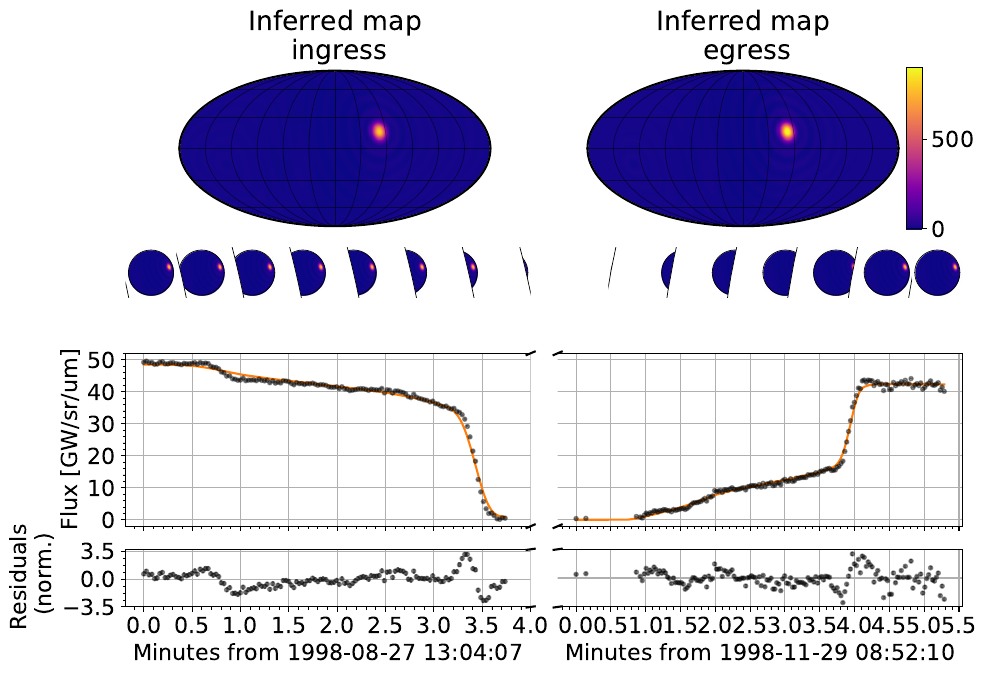

The script that saved this image:
import numpy as np
from matplotlib import pyplot as plt
import tifffile

import theano
import theano.tensor as tt
import pymc3 as pm
import starry
import exoplanet as xo
from astropy import units as u
from astropy.table import Table
from astropy.timeseries import TimeSeries

from matplotlib import colors
import matplotlib.gridspec as gridspec
from matplotlib.ticker import FormatStrFormatter, AutoMinorLocator

from volcano.utils import *

np.random.seed(42)
starry.config.lazy = True


# Load light curves
lc_in_n = np.load("irtf_ingress.npy")
lc_eg_n = np.load("irtf_egress.npy")

lc_in = TimeSeries(
    time=Time(lc_in_n[:, 0], format="mjd"),
    data=Table(
        lc_in_n[:, 1:] * u.GW / u.um / u.sr, names=["flux", "flux_err"]
    ),
)
lc_eg = TimeSeries(
    time=Time(lc_eg_n[:, 0], format="mjd"),
    data=Table(
        lc_eg_n[:, 1:] * u.GW / u.um / u.sr, names=["flux", "flux_err"]
    ),
)


# Compute ephemeris
eph_list_io = []
eph_list_jup = []

for lc in (lc_in, lc_eg):
    times = lc.time

    eph_io = get_body_ephemeris(
        times, body_id="501", step="1m", return_orientation=True
    )
    eph_jup = get_body_ephemeris(
        times, body_id="599", step="1m", return_orientation=True
    )

    eph_list_io.append(eph_io)
    eph_list_jup.append(eph_jup)

eph_io_in = eph_list_io[0]
eph_jup_in = eph_list_jup[0]
eph_io_eg = eph_list_io[1]
eph_jup_eg = eph_list_jup[1]

t_in = (lc_in.time.mjd - lc_in.time.mjd[0]) * 24 * 60
t_eg = (lc_eg.time.mjd - lc_eg.time.mjd[0]) * 24 * 60

f_obs_in = lc_in["flux"].value
f_err_in = lc_in["flux_err"].value
f_obs_eg = lc_eg["flux"].value
f_err_eg = lc_eg["flux_err"].value

f_obs = np.concatenate([f_obs_in, f_obs_eg])
f_err = np.concatenate([f_err_in, f_err_eg])


def get_pos_rot(eph_io, eph_jup, method=""):
    """
    Get sky position of Io relative to Jupiter rotated such that the
    obliquity of Jupiter is zero.
    """
    # Get occultor position
    obl = eph_io["obl"]
    inc = np.mean(eph_jup["inc"])
    theta = np.array(eph_io["theta"])

    xo_unrot, yo_unrot, zo, ro = get_occultor_position_and_radius(
        eph_io, eph_jup, occultor_is_jupiter=True, method=method
    )

    # Rotate to coordinate system where the obliquity of Io is 0
    theta_rot = -obl.to(u.rad)
    xo_rot, yo_rot = rotate_vectors(xo_unrot, yo_unrot, theta_rot)

    return xo_rot, yo_rot, ro


xo_in, yo_in, ro_in = get_pos_rot(eph_io_in, eph_jup_in)
xo_eg, yo_eg, ro_eg = get_pos_rot(eph_io_eg, eph_jup_eg)

# Phase
theta_in = eph_io_in["theta"].value
theta_eg = eph_io_eg["theta"].value


# Fit single map model with different map amplitudes for ingress and egress
ydeg_inf = 25
map = starry.Map(ydeg_inf)
lat, lon, Y2P, P2Y, Dx, Dy = map.get_pixel_transforms(oversample=4)
npix = Y2P.shape[0]

# Evalute MAP model on denser grid
xo_dense_in = np.linspace(xo_in[0], xo_in[-1], 200)
yo_dense_in = np.linspace(yo_in[0], yo_in[-1], 200)
theta_dense_in = np.linspace(theta_in[0], theta_in[-1], 200)

xo_dense_eg = np.linspace(xo_eg[0], xo_eg[-1], 200)
yo_dense_eg = np.linspace(yo_eg[0], yo_eg[-1], 200)
theta_dense_eg = np.linspace(theta_eg[0], theta_eg[-1], 200)

t_dense_in = np.linspace(t_in[0], t_in[-1], 200)
t_dense_eg = np.linspace(t_eg[0], t_eg[-1], 200)


def get_S(ydeg, sigma=0.1):
    l = np.concatenate([np.repeat(l, 2 * l + 1) for l in range(ydeg + 1)])
    s = np.exp(-0.5 * l * (l + 1) * sigma ** 2)
    S = np.diag(s)
    return S


with pm.Model() as model:
    map = starry.Map(ydeg_inf)

    p = pm.Exponential(
        "p", 1 / 20.0, shape=(npix,), testval=0.1 * np.random.rand(npix)
    )
    x = tt.dot(P2Y, p)

    # Run the smoothing filter
    S = get_S(ydeg_inf, 0.07)
    x_s = tt.dot(S, x[:, None]).flatten()

    map.amp = x_s[0]
    map[1:, :] = x_s[1:] / x_s[0]

    pm.Deterministic("map_in_amp", map.amp)
    pm.Deterministic("map_in_y1", map[1:, :])

    # Flux offset
    ln_flux_offset = pm.Normal(
        "ln_flux_offset", 0.0, 4, shape=(2,), testval=-2 * np.ones(2)
    )

    # Compute flux
    flux_in = map.flux(
        xo=theano.shared(xo_in),
        yo=theano.shared(yo_in),
        ro=ro_in,
        theta=theano.shared(theta_in),
    ) + tt.exp(ln_flux_offset[0])

    # Dense grid
    pm.Deterministic(
        "flux_dense_in",
        map.flux(
            xo=theano.shared(xo_dense_in),
            yo=theano.shared(yo_dense_in),
            ro=ro_in,
            theta=theano.shared(theta_dense_in),
        )
        + tt.exp(ln_flux_offset[0]),
    )

    # Same coefficients for the second map except rescale amplitude
    amp_eg = pm.Normal("amp_eg", 1.0, 0.1, testval=1.0)
    map.amp *= amp_eg

    pm.Deterministic("map_eg_amp", map.amp)
    pm.Deterministic("map_eg_y1", map[1:, :])

    flux_eg = map.flux(
        xo=theano.shared(xo_eg),
        yo=theano.shared(yo_eg),
        ro=ro_eg,
        theta=theano.shared(theta_eg),
    ) + tt.exp(ln_flux_offset[1])

    # Dense grid
    pm.Deterministic(
        "flux_dense_eg",
        map.flux(
            xo=theano.shared(xo_dense_eg),
            yo=theano.shared(yo_dense_eg),
            ro=ro_eg,
            theta=theano.shared(theta_dense_eg),
        )
        + tt.exp(ln_flux_offset[1]),
    )

    pm.Deterministic("flux_pred_in", flux_in)
    pm.Deterministic("flux_pred_eg", flux_eg)
    flux = tt.concatenate([flux_in, flux_eg])

    sig = pm.Normal("sig", f_err[0], 0.05 * f_err[0], testval=f_err[0])
    pm.Normal("obs", mu=flux, sd=sig * tt.ones(len(f_obs)), observed=f_obs)

with model:
    soln = xo.optimize(options=dict(maxiter=99999))

# Compute residuals
res_in = lc_in["flux"].value - soln["flux_pred_in"]
res_in = res_in / np.std(res_in)

res_eg = lc_eg["flux"].value - soln["flux_pred_eg"]
res_eg = res_eg / np.std(res_eg)

# Initialize maps
map = starry.Map(ydeg_inf)
map.amp = soln["map_in_amp"]
map[1:, :] = soln["map_in_y1"]

map_eg = starry.Map(ydeg_inf)
map_eg.amp = soln["map_eg_amp"]
map_eg[1:, :] = soln["map_eg_y1"]

# Set up the plot
resol = 300
nim = 8
cmap_norm = colors.Normalize(vmin=-0.5, vmax=900)

fig = plt.figure(figsize=(9, 7))
fig.subplots_adjust(wspace=0.0)

heights = [2, 3, 1]
gs0 = fig.add_gridspec(
    nrows=1, ncols=2 * nim, bottom=0.65, left=0.05, right=0.98,
)
gs1 = fig.add_gridspec(
    nrows=3, ncols=nim, height_ratios=heights, top=0.67, left=0.05, right=0.50
)
gs2 = fig.add_gridspec(
    nrows=3, ncols=nim, height_ratios=heights, top=0.67, left=0.53, right=0.98
)

# Maps
ax_map_in = fig.add_subplot(gs0[0, :nim])
ax_map_eg = fig.add_subplot(gs0[0, nim:])
map.show(ax=ax_map_in, projection="molleweide", colorbar=False, norm=cmap_norm)
map_eg.show(
    ax=ax_map_eg, projection="molleweide", colorbar=True, norm=cmap_norm
)
ax_map_in.set_title("Inferred map\n ingress")
ax_map_eg.set_title("Inferred map\n egress")

# Minimaps
ax_im = [
    [fig.add_subplot(gs1[0, i]) for i in range(nim)],
    [fig.add_subplot(gs2[0, i]) for i in range(nim)],
]

# Light curves
ax_lc = [fig.add_subplot(gs1[1, :]), fig.add_subplot(gs2[1, :])]

# Residuals
ax_res = [fig.add_subplot(gs1[2, :]), fig.add_subplot(gs2[2, :])]

# Plot minimaps
xo_im_in = np.linspace(xo_in[0], xo_in[-1], nim)
yo_im_in = np.linspace(yo_in[0], yo_in[-1], nim)
xo_im_eg = np.linspace(xo_eg[0], xo_eg[-1], nim)
yo_im_eg = np.linspace(yo_eg[0], yo_eg[-1], nim)
xo_im = [xo_im_in, xo_im_eg]
yo_im = [yo_im_in, yo_im_eg]

for j, ro in enumerate((ro_in, ro_eg)):
    a = ax_im[j]
    for n in range(nim):
        # Show the image
        map.show(ax=a[n], res=resol, grid=False, norm=cmap_norm)

        # Outline
        x = np.linspace(-1, 1, 1000)
        y = np.sqrt(1 - x ** 2)
        f = 0.98
        a[n].plot(f * x, f * y, "k-", lw=0.5, zorder=0)
        a[n].plot(f * x, -f * y, "k-", lw=0.5, zorder=0)

        # Occultor
        x = np.linspace(-1.5, xo_im[j][n] + ro - 1e-5, resol)
        y = np.sqrt(ro ** 2 - (x - xo_im[j][n]) ** 2)
        a[n].fill_between(
            x,
            yo_im[j][n] - y,
            yo_im[j][n] + y,
            fc="w",
            zorder=1,
            clip_on=True,
            ec="k",
            lw=0.5,
        )
        a[n].axis("off")
        a[n].set(xlim=(-1.1, 1.1), ylim=(-1.1, 1.1))
        a[n].set_rasterization_zorder(0)

# Plot ingress
ax_lc[0].errorbar(  # Data
    t_in,
    f_obs_in,
    f_err_in,
    color="black",
    fmt=".",
    ecolor="black",
    alpha=0.4,
)

ax_lc[0].plot(t_dense_in, soln["flux_dense_in"], "C1-")  # Model

# Residuals
ax_res[0].errorbar(
    t_in, res_in, f_err_in, color="black", fmt=".", ecolor="black", alpha=0.4,
)

# Plot egress
ax_lc[1].errorbar(
    t_eg,
    f_obs_eg,
    f_err_eg,
    color="black",
    fmt=".",
    ecolor="black",
    alpha=0.4,
)

ax_lc[1].plot(t_dense_eg, soln["flux_dense_eg"], "C1-")

ax_res[1].errorbar(
    t_eg, res_eg, f_err_eg, color="black", fmt=".", ecolor="black", alpha=0.4,
)


# Make broken axis
for ax in (ax_lc, ax_res):
    ax[0].spines["right"].set_visible(False)
    ax[1].spines["left"].set_visible(False)
    ax[1].tick_params(axis="y", colors=(0, 0, 0, 0))

    d = 0.01
    kwargs = dict(transform=ax[0].transAxes, color="k", clip_on=False)
    ax[0].plot((1 - d, 1 + d), (1 - d, 1 + d), **kwargs)
    ax[0].plot((1 - d, 1 + d), (-d, +d), **kwargs)

    kwargs.update(transform=ax[1].transAxes)
    ax[1].plot((-d, +d), (1 - d, 1 + d), **kwargs)
    ax[1].plot((-d, +d), (-d, +d), **kwargs)

#  Ticks
for a in ax_lc:
    a.set_xticklabels([])
    a.grid()
    a.set_yticks(np.arange(0, 60, 10))
    a.set_ylim(-2, 52)

for a in (ax_lc[0], ax_res[0]):
    a.set_xticks(np.arange(0, 4.5, 0.5))
    a.set_xlim(left=-0.2)
    a.xaxis.set_minor_locator(AutoMinorLocator())
    a.yaxis.set_minor_locator(AutoMinorLocator())

for a in (ax_lc[1], ax_res[1]):
    a.set_xticks(np.arange(0, 6.0, 0.5))
    a.set_xlim(left=-0.2)
    a.xaxis.set_minor_locator(AutoMinorLocator())

for a in ax_res:
    a.grid()
    a.set_yticks([-3.5, 0.0, 3.5])

for j in range(2):
    ax_im[j][-1].set_zorder(-100)

# Set common labels
fig.text(0.5, 0.04, "Duration [minutes]", ha="center", va="center")
ax_lc[0].set_ylabel("Flux [GW/sr/um]")
ax_res[0].set_ylabel("Residuals\n (norm.)")

# Save plot
fig.savefig("irtf_ingress_egress.pdf", bbox_inches="tight", dpi=500)

# Plot inferred map over geological map of Io
combined_mosaic = tifffile.imread(
    "../../data/Io_SIM3168_Database.nosync/raster_baseMaps/SimpleCylindrical/Io_SSI_VGR_bw_Equi_Clon180_8bit.tif"
)

# The loaded map is [0,360] while Starry expects [-180, 180]
shifted_map = np.roll(combined_mosaic, int(11445 / 2), axis=1)

fig, ax = plt.subplots(figsize=(8, 4))
map.show(
    projection="rectangular", ax=ax, colorbar=False,
)

ax.imshow(shifted_map, extent=(-180, 180, -90, 90), alpha=0.7, cmap="gray")
ax.set_yticks(np.arange(-15, 60, 15))
ax.set_xticks(np.arange(15, 105, 15))
ax.set_xlabel("Longitude [deg]")
ax.set_ylabel("Latitude [deg]")
ax.set_xlim(15, 90)
ax.set_ylim(-15, 45)
ax.xaxis.set_minor_locator(AutoMinorLocator())
ax.yaxis.set_minor_locator(AutoMinorLocator())

# Save plot
fig.savefig("irtf_ingress_egress_loki.pdf", bbox_inches="tight", dpi=500)
